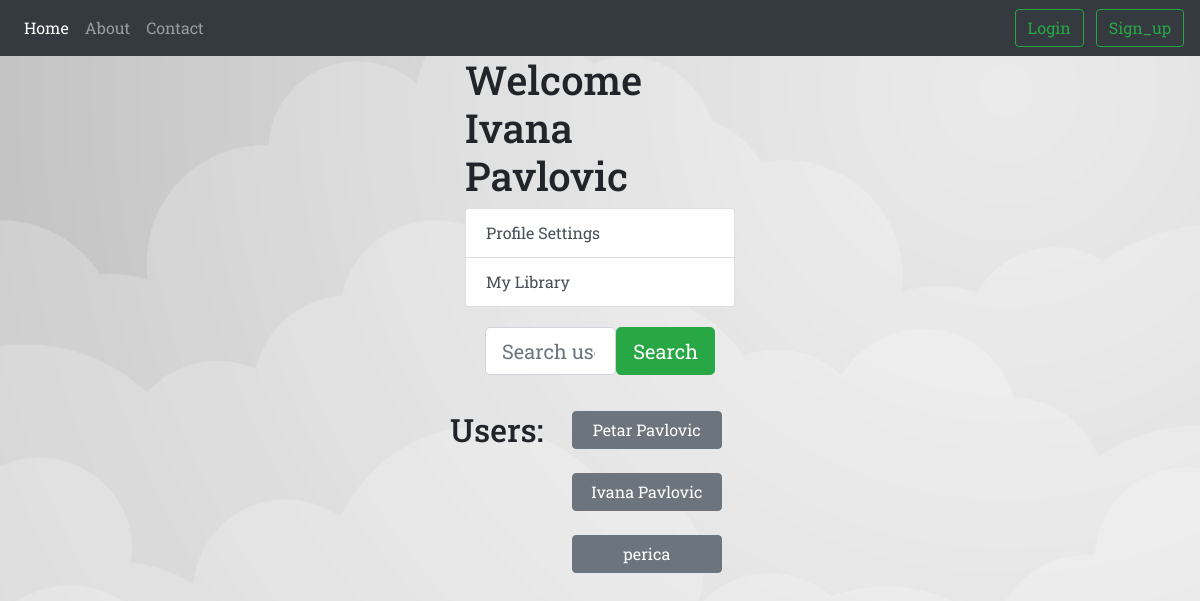
/profile/2/, run on an earlier commit of the app's database.
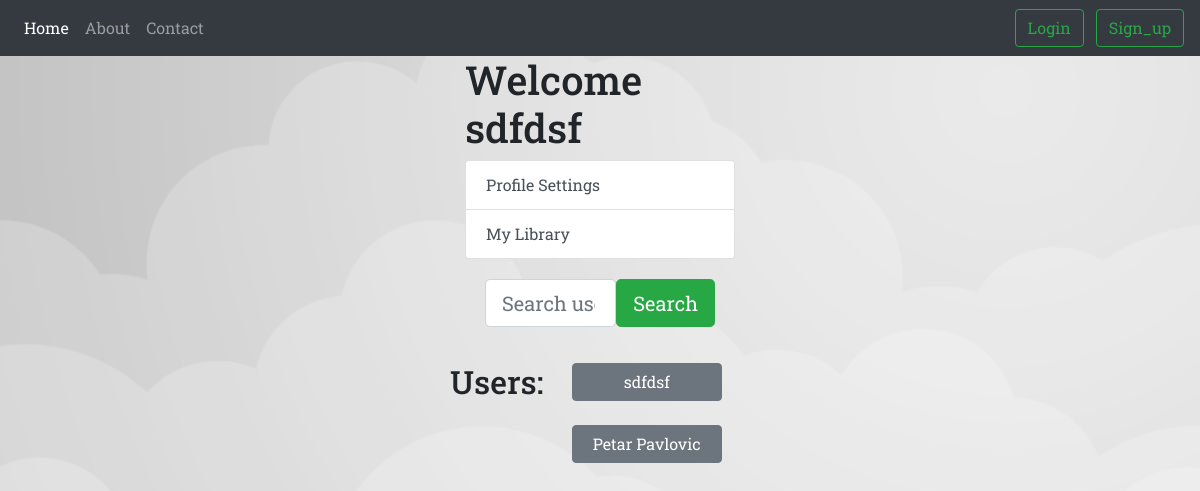
And on a later commit of the database.
### accounts/models.py (models this page shows, shortened)
class User(AbstractBaseUser):
    email       = models.EmailField(max_length=255, unique=True)
    full_name   = models.CharField(max_length=255, blank=True, null=True)
    active      = models.BooleanField(default=False) #can login
    staff       = models.BooleanField(default=False) #staff user non superuser
    admin       = models.BooleanField(default=False) #superuser
    created_at  = models.DateTimeField(auto_now_add=True)
    verified = models.BooleanField('is_verified', default=False) # 'is_verified` flag
    verification_uuid = models.UUIDField('Unique Verification UUID', default=uuid.uuid4) #verification code
    USERNAME_FIELD = 'email' #username
    REQUIRED_FIELDS = [] #['full_name']
    objects = UserManager()
    @property
    def is_verified(self):
        return self.verified

### pages/views.py (the view)
# urls.py: url(r'^(?P<user_id>[0-9]+)/$', views.profile_view, name="profile"),
def profile_view(request, user_id):
    profile = get_object_or_404(User, id=user_id)
    query = request.GET.get('user')
    users = User.objects.all() #[:1]  Gets all users but limits the number shown with use of square brackets []
    if query:
        users = User.objects.filter(full_name__icontains=query)
        context = {
        'profile': profile,
        'users'  : users
        }
        return render(request, "pages/profile_home.html", context)
    else:
        context = {
        'profile': profile,
        'users'  : users
    }
    return render(request, "pages/profile_home.html", context)

### pages/templates/pages/profile_home.html (shortened to what this page needs)
{% extends 'base.html' %}
{% block content %}
<div class="col-3" style="margin: auto">
    <h1> Welcome {{ profile.full_name }} </h1>
    <div class="list-group" id="list-tab" role="tablist">
        <a class="list-group-item list-group-item-action" id="list-home-list" data-toggle="list"
            href="{% url 'pages:update_profile' %}" role="tab" aria-controls="home">Profile Settings</a>
        <a class="list-group-item list-group-item-action" id="list-profile-list" data-toggle="list"
            href="{% url 'music:my_library' user.id %}" role="tab" aria-controls="profile">My Library</a>
    </div>
    <form method="GET" role="search" action="{% url 'pages:profile' user.id %}">
        <div class="card-body row no-gutters align-items-center">
            <div class="col">
                <input class="form-control form-control-lg form-control-borderless" name="user" type="search"
                    value="{{ request.GET.user }}" placeholder="Search users by name">
            </div>
            <div class="col-auto">
                <button class="btn btn-lg btn-success" type="submit">Search</button>
            </div>
        </div>
    </form>
    <div class="row">
        <h2>Users:</h2>
        <div class = "btn-group-vertical" style="margin: auto; width: 150px" >
        {% for user in users %}
           <a href="{% url 'music:my_library' user.id %}" style="margin: auto; width: 150px;"><button type="submit" class="btn btn-secondary">{{ user.full_name }}</button></a>
        {% endfor %}
        </div>
    </div>
</div>
{% endblock %}

### templates/base.html (shortened to what this page needs)
<!DOCTYPE <!DOCTYPE html>
<html>
<head>
    {% load staticfiles %}
    <link rel="stylesheet" href="https://stackpath.bootstrapcdn.com/bootstrap/4.1.3/css/bootstrap.min.css"
>
    <link rel="stylesheet" type="text/css" href="{% static 'pages/style.css' %}" />
    <link rel="stylesheet" href="https://use.fontawesome.com/releases/v5.7.2/css/all.css"
>
</head>
<body>
    <nav class="navbar navbar-expand-lg navbar-dark bg-dark">
        <div class="collapse navbar-collapse" id="navbarSupportedContent">
            <ul class="navbar-nav mr-auto">
                <li class="nav-item active">
                    <a class="nav-link" href="{% url 'home' %}">Home</a>
                </li>
                <li class="nav-item">
                    <a class="nav-link" href="#about">About</a>
                </li>
                <li class="nav-item">
                    <a class="nav-link" href="#contact">Contact</a>
                </li>
            </ul>
            <div class="form-inline my-2 my-lg-0">
                {% if user.is_authenticated %}
                <a href="{% url 'logout' %}"><button class="btn btn-outline-success my-2 my-sm-0">Logout</button></a>
                {% else %}
                <a href="{% url 'login' %}"><button class="btn btn-outline-success my-2 my-sm-0">Login</button></a>
                <a href="{% url 'sign_up' %}"><button class="btn btn-outline-success my-2 my-sm-0">Sign_up</button></a>
                {% endif %}
            </div>
        </div>
    </nav>
    {% block content %}
    {% endblock %}
</body>
</html>

### pages/static/pages/style.css (style rules this page uses)
body { background: white url("images/background.png"); font-family: 'Roboto Slab', serif; }

What changed in the data, as far as the page shows it:
removed User: full_name "Ivana Pavlovic"
removed User: full_name "perica"
added User: full_name "sdfdsf"
